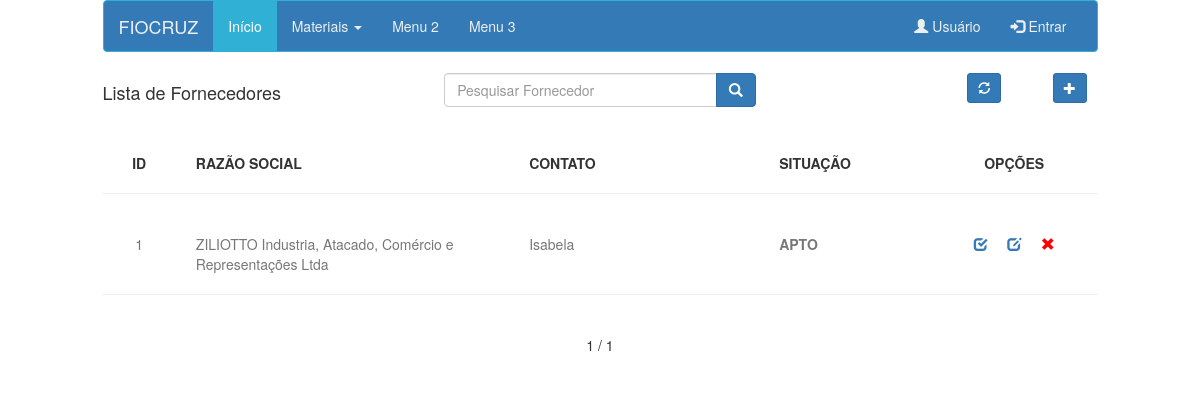
Screenshot of /fornecedor/ with the database file from the repository.
### fornecedor/models.py (models this page shows, shortened)
class Fornecedor(models.Model):
	razaosocial	= models.CharField(max_length=80,null=False)
	nomefantasia= models.CharField(max_length=40,null=False)
	cnpj		= models.IntegerField()
	atividade	= models.CharField(max_length=20,null=False)
	estado		= models.ForeignKey(Estado)
	cidade		= models.ForeignKey(Municipio)
	endereco 	= models.CharField(max_length=40,null=False)
	numero		= models.IntegerField()
	complemento	= models.CharField(max_length=40,null=True)
	cep			= models.CharField(max_length=8,null=False)
	telefone	= models.CharField(max_length=20,null=False)
	contato		= models.CharField(max_length=40,null=True)
	criado	 	= models.DateTimeField(auto_now=False,auto_now_add=True)
	atualizado 	= models.DateTimeField(auto_now=True,auto_now_add=False)
	situacao	= models.BooleanField()
	class Meta:
		ordering = ['-atualizado','-criado']
	def get_absolute_url(self):
		return reverse('fornecedor:detalhe', kwargs={'id':self.id})

### fornecedor/views.py (the view)
def fornecedor_lista(request):
	queryset_list = Fornecedor.objects.all()
	page_request_var='Pagina'
	paginator = Paginator(queryset_list, 8)
	page = request.GET.get(page_request_var)
	try:
		queryset_list = paginator.page(page)
	except PageNotAnInteger:
		queryset_list = paginator.page(1)
	except EmptyPage:
		queryset_list = paginator.page(paginator.num_pages)
	context = { 'fornecedores':queryset_list,
				'page_request_var':page_request_var }
	return render(request,'fornecedor_lista.html', context)

### fornecedor/templates/fornecedor_lista.html (shortened to what this page needs)
{% extends 'base.html' %}
{% block header %}
<div class="row">
    <div class="col-sm-4">
        <h4>Lista de Fornecedores</h4>
    </div>
    <div class="col-sm-4">
        <div class="input-group">
            <input name="data[search]" class="form-control" id="search" type="text" placeholder="Pesquisar Fornecedor">
	            <span class="input-group-btn">
                <button title='Pesquisar' class="btn btn-primary" type="submit">
                    <span class="glyphicon glyphicon-search"></span>
                </button>
            </span>
        </div>
	    </div>
    <div class="col-sm-2">
    </div>
    <form>
    	<div class="col-sm-1 text-center">
        	<button title='Atualizar fornecedor' class='btn btn-primary btn-sm' type='submit' formaction="{%  url 'fornecedor:lista' %}">
	        	<span class="glyphicon glyphicon-refresh"></span></button>
    	</div>
    	<div class="col-sm-1 text-center">
        	<button title='Novo fornecedor' class='btn btn-primary btn-sm' type='submit' formaction="{%  url 'fornecedor:cria' %}">
	        	<span class="glyphicon glyphicon-plus"></span></button>
    	</div>
   	</form>
</div>
{% endblock %}
{% block main %}
	<br><br>
	<div class='row'>
		<div class='col-sm-12'>
		    <ul class="list-inline">
		    	<div class='col-sm-1 text-center'>
		        	<li><strong>ID</strong></li>
		        </div>
		        <div class='col-sm-4'>
		        	<li><strong>RAZÃO SOCIAL</strong></li>
		        </div>
		        <div class='col-sm-3'>
		        	<li><strong>CONTATO</strong></li>
		        </div>
		        <div class='col-sm-2'>
		        	<li><strong>SITUAÇÃO</strong></li>
		        </div>
		        <div class='col-sm-2 text-center'>
		        	<li><strong>OPÇÕES</strong></li>
		    	</div>
		    </ul>
	    </div>
    </div><hr>
	{% for obj in fornecedores %}
	    <div class='row'><br>
	    	<div class='col-sm-12 text-muted'>
			    <ul class="list-inline">
			    <div class='col-sm-1'>
			        <li class='text-center'>{{forloop.counter}}</li>
			    </div>
			    <div class='col-sm-4'>
			        <li>{{obj.razaosocial}}</li>
			    </div>
			    <div class='col-sm-3'>
			        <li>{{obj.contato}}</li>
			    </div>
			    <div class='col-sm-2'>
			    	<li><strong>
			    	{% if obj.situacao %}
		        		APTO
			    	{% else %}
			    		NÃO APTO
			    	{% endif %}
			    	</strong></li>
		        </div>
			    <div class='col-sm-2 text-center'>
	                <a href='{{ obj.get_absolute_url }}'>
	                   	<span title='Visualizar' class="glyphicon glyphicon-check"></span>
	                </a>&nbsp;&nbsp;&nbsp;
	                <a href='{% url "fornecedor:edita" obj.id %}'>
	                   	<span title='Editar' class="glyphicon glyphicon-edit"></span>
	                </a>&nbsp;&nbsp;&nbsp;
	                <a href='{% url "fornecedor:apaga" obj.id %}'>
	                   	<span style="color:red" title='Excluir' class="glyphicon glyphicon-remove"></span>
	                </a>
			    </div>
			    </ul>
		    </div>
	  	</div>
	{% endfor %}
	<hr>
	<div class='text-center'>
	<div class="pagination">
	    <span class="step-links">
	        <span class="current">
	            {{ fornecedores.number }} / {{ fornecedores.paginator.num_pages }}
	        </span>
	    </span>
	</div>
	</div>
{% endblock %}

### rows the page displays
Fornecedor: razaosocial "ZILIOTTO Industria, Atacado, Comércio e Representações Ltda", contato "Isabela", situacao "APTO"

### other values shown
{{ fornecedores.number }} "1"
{{ fornecedores.paginator.num_pages }} "1"
